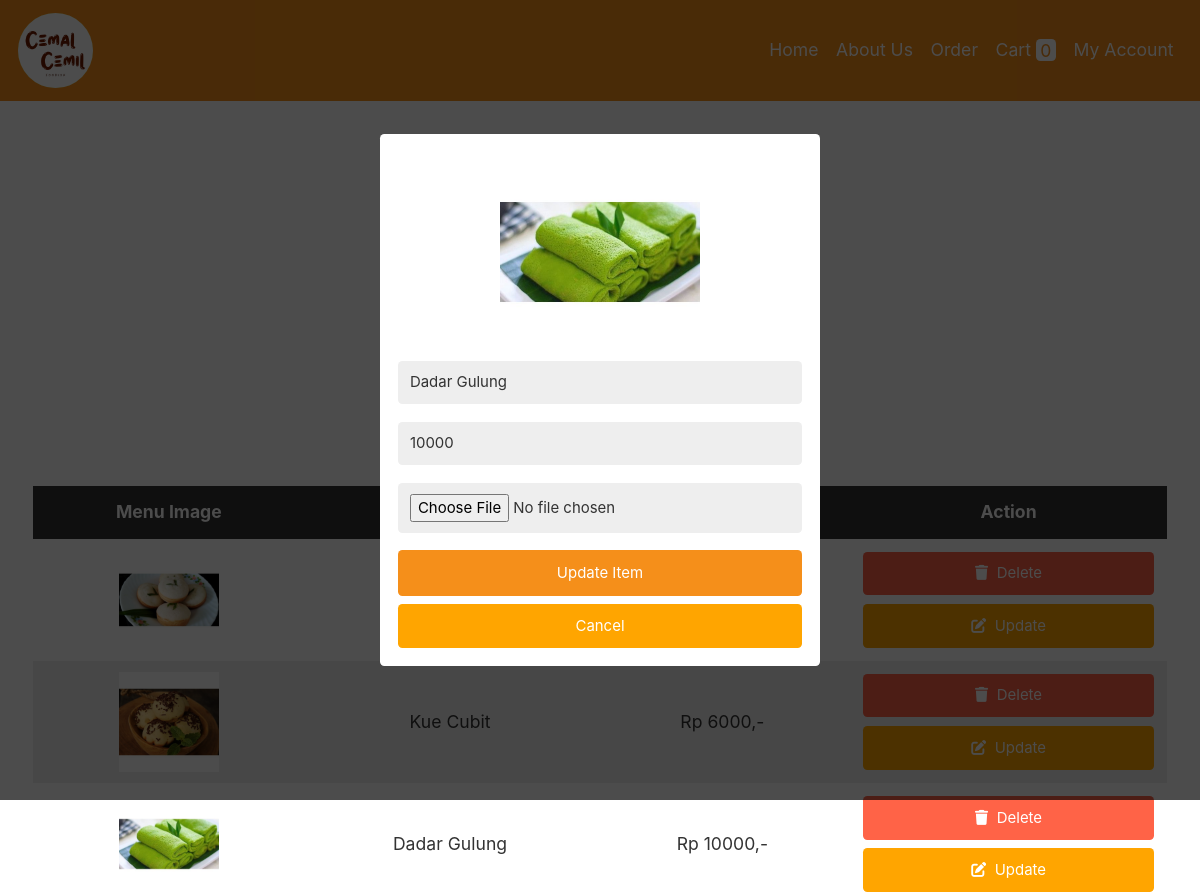
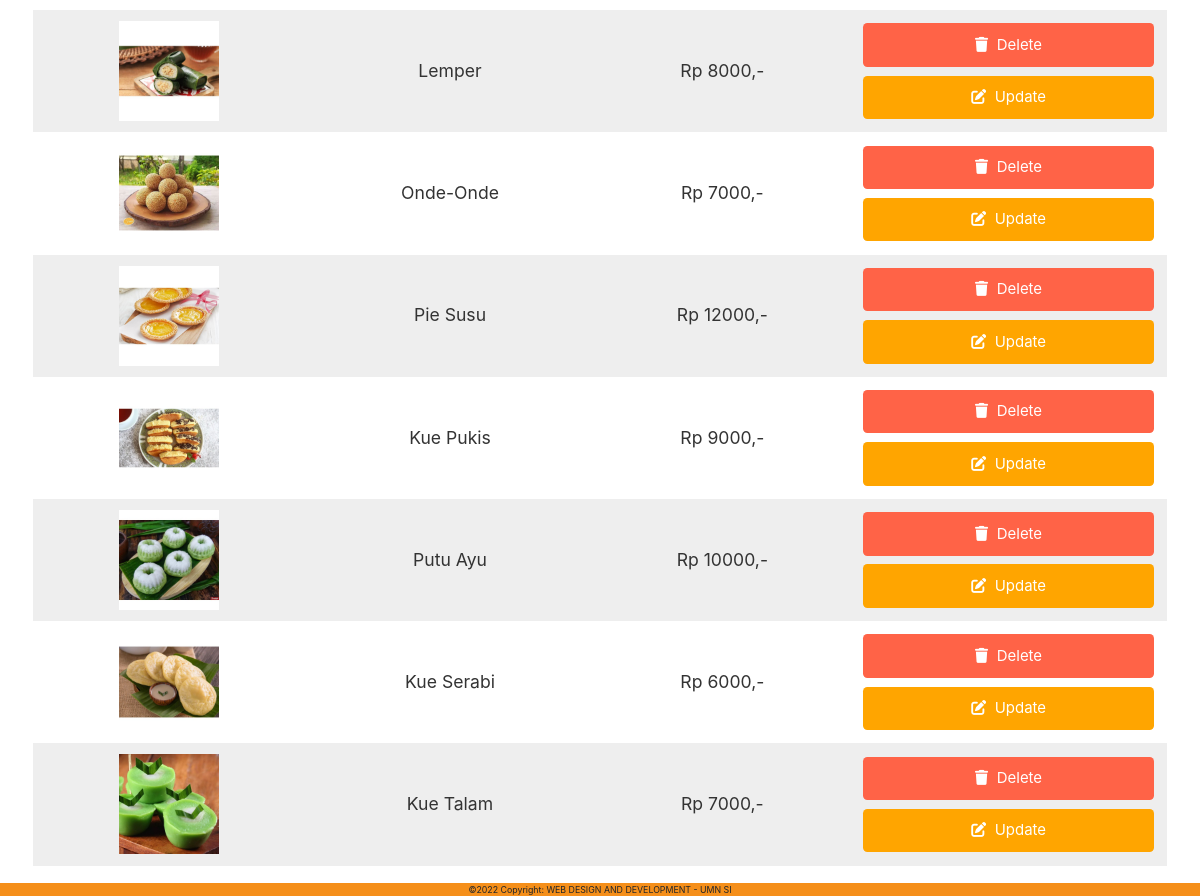
The page /Script_CemalCemil/admin.php?edit=3 on the database its author committed (2 pictures, top to bottom).
### tables this page shows
CREATE TABLE `products` (
  `id` int(255) NOT NULL,
  `name` varchar(255) NOT NULL,
  `price` varchar(255) NOT NULL,
  `image` varchar(255) NOT NULL
);

### Script_CemalCemil/admin.php (the view, shortened to what this page needs)
<!DOCTYPE html>
<html lang="en">
<head>
   <link rel="stylesheet" href="https://cdn.jsdelivr.net/npm/bootstrap@4.1.3/dist/css/bootstrap.min.css">
   <link rel="stylesheet" type="text/css" href="css/bootstrap.min.css">
   <link rel="stylesheet" href="https://cdnjs.cloudflare.com/ajax/libs/font-awesome/6.0.0/css/all.min.css">
   <link rel="stylesheet" href="css/OrderStyle.css">
</head>
<body>
<?php include 'header.php'; ?>
<div class="container">
<section>
<form action="" method="post" class="add-product-form" enctype="multipart/form-data">
   <h3>Tambah menu</h3>
</form>
</section>
<section class="display-product-table">
   <table>
      <thead>
         <th>menu image</th>
         <th>menu name</th>
         <th>menu price</th>
         <th>action</th>
      </thead>
      <tbody>
         <?php
            $select_products = mysqli_query($conn, "SELECT * FROM `products`");
            if(mysqli_num_rows($select_products) > 0){
               while($row = mysqli_fetch_assoc($select_products)){
         ?>
         <tr>
            <td><img src="uploaded_img/<?php echo $row['image']; ?>" height="100" alt=""></td>
            <td><?php echo $row['name']; ?></td>
            <td>Rp <?php echo $row['price']; ?>,-</td>
            <td>
               <a href="admin.php?delete=<?php echo $row['id']; ?>" class="delete-btn" onclick="return confirm('Anda yakin ingin menghapus item ini?');"> <i class="fas fa-trash"></i> delete </a>
               <a href="admin.php?edit=<?php echo $row['id']; ?>" class="option-btn"> <i class="fas fa-edit"></i> update </a>
            </td>
         </tr>
         <?php
            };
            }else{
               echo "<div class='empty'>Tidak ada item yang ditambahkan</div>";
            };
         ?>
      </tbody>
   </table>
</section>
<section class="edit-form-container">
   <?php
   if(isset($_GET['edit'])){
      $edit_id = $_GET['edit'];
      $edit_query = mysqli_query($conn, "SELECT * FROM `products` WHERE id = $edit_id");
      if(mysqli_num_rows($edit_query) > 0){
         while($fetch_edit = mysqli_fetch_assoc($edit_query)){
   ?>
   <form action="" method="post" enctype="multipart/form-data">
      <img src="uploaded_img/<?php echo $fetch_edit['image']; ?>" height="200" alt="">
      <input type="text" class="box" required name="update_p_name" value="<?php echo $fetch_edit['name']; ?>">
      <input type="number" min="0" class="box" required name="update_p_price" value="<?php echo $fetch_edit['price']; ?>">
      <input type="file" class="box" required name="update_p_image" accept="image/png, image/jpg, image/jpeg">
      <input type="submit" value="update item" name="update_product" class="btn">
      <input type="reset" value="cancel" id="close-edit" class="option-btn">
   </form>
   <?php
            };
         };
      };
   ?>
</section>
</div>
<?php include 'footer.php'; ?>

### Script_CemalCemil/css/OrderStyle.css (style rules this page uses)
:root { --main:rgb(245, 143, 26); --red:tomato; --orange:orange; --black:#333; --white:#fff; --bg-color:#eee; --dark-bg:rgba(0,0,0,.7); --box-shadow:0 .5rem 1rem rgba(0,0,0,.1); --border:.1rem solid #999; }
* { margin:0; padding:0; box-sizing: border-box; outline: none; border:none; text-decoration: none; text-transform: capitalize; }
html { font-size: 55%; overflow-x: hidden; }
.container { max-width: 1200px; margin:0 auto; }
section { padding:2rem; }
.btn, .option-btn, .delete-btn { display: block; width: 100%; text-align: center; background-color: var(--main); color:var(--white); font-size: 1.7rem; padding:1.2rem 3rem; border-radius: .5rem; cursor: pointer; margin-top: 1rem; }
.option-btn i, .delete-btn i { padding-right: .5rem; }
.option-btn { background-color: var(--orange); }
.delete-btn { margin-top: 0; background-color: var(--red); }
.add-product-form { max-width: 50rem; background-color: var(--bg-color); border-radius: .5rem; padding:2rem; margin:0 auto; margin-top: 2rem; }
.add-product-form h3 { font-size: 2.5rem; margin-bottom: 1rem; color:var(--black); text-transform: uppercase; text-align: center; }
.display-product-table table { width: 100%; text-align: center; }
.display-product-table table thead th { padding:1.5rem; font-size: 2rem; background-color: var(--black); color:var(--white); }
.display-product-table table td { padding:1.5rem; font-size: 2rem; color:var(--black); }
.display-product-table table td:first-child { padding:0; }
.display-product-table table tr:nth-child(even) { background-color: var(--bg-color); }
.edit-form-container { position: fixed; top:0; left:0; z-index: 1100; background-color: var(--dark-bg); padding:2rem; display: none; align-items: center; justify-content: center; min-height: 100vh; width: 100%; }
.edit-form-container form { width: 50rem; border-radius: .5rem; background-color: var(--white); text-align: center; padding:2rem; }
.edit-form-container form .box { width: 100%; background-color: var(--bg-color); border-radius: .5rem; margin:1rem 0; font-size: 1.7rem; color:var(--black); padding:1.2rem 1.4rem; text-transform: none; }

### rows shown on the page
products: image (picture)
products: image (picture), name "Kue Cubit", price "6000"
products: image (picture), name "Dadar Gulung", price "10000", update_p_name "Dadar Gulung", update_p_price "10000"
products: image (picture), name "Lemper", price "8000"
products: image (picture), name "Onde-Onde", price "7000"
products: image (picture), name "Pie Susu", price "12000"
products: image (picture), name "Kue Pukis", price "9000"
products: image (picture), name "Putu Ayu", price "10000"
products: image (picture), name "Kue Serabi", price "6000"
products: image (picture), name "Kue Talam", price "7000"

### other values the page prints
$row_count "0"
